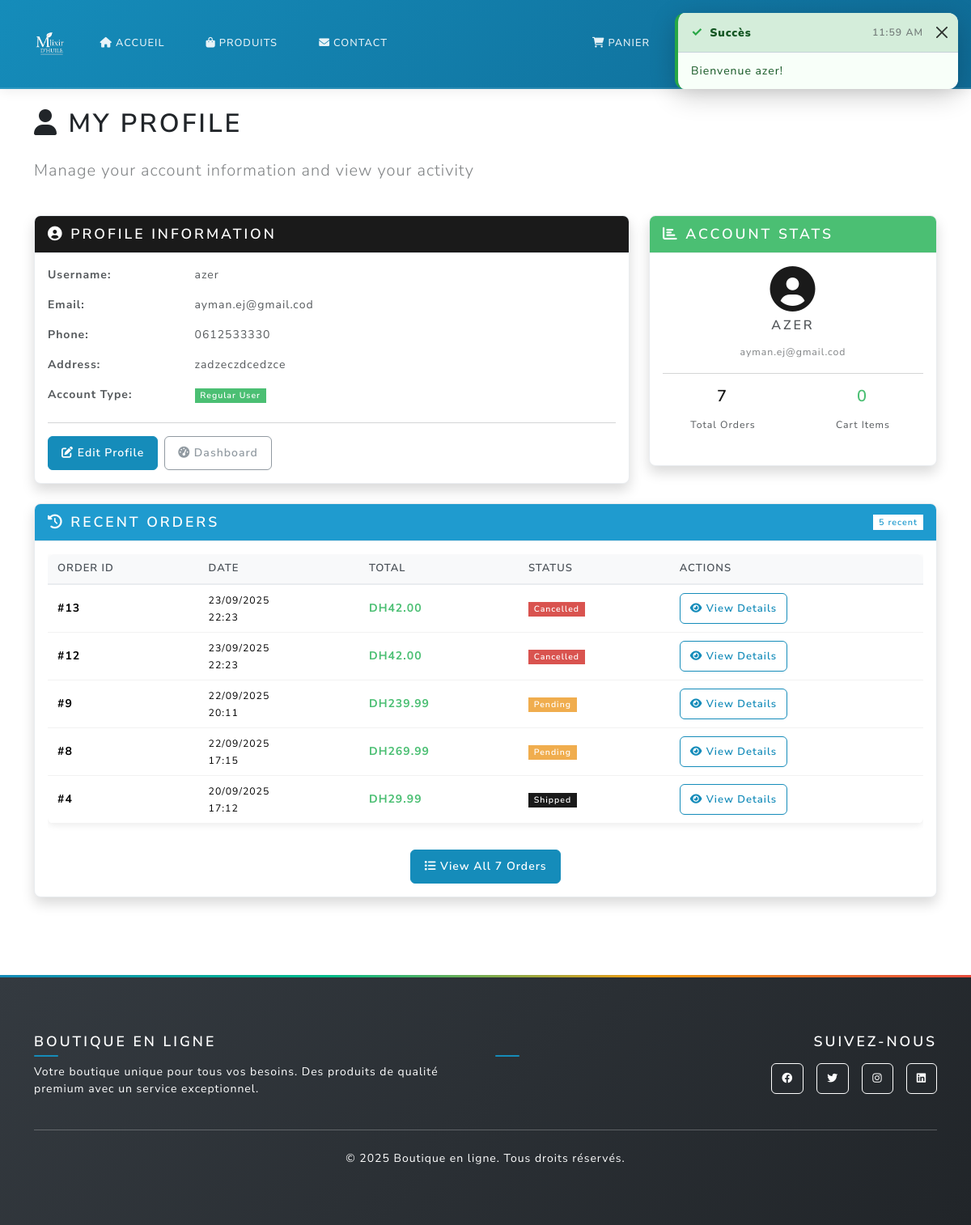
Before: /profile (signed in) with the older database file.
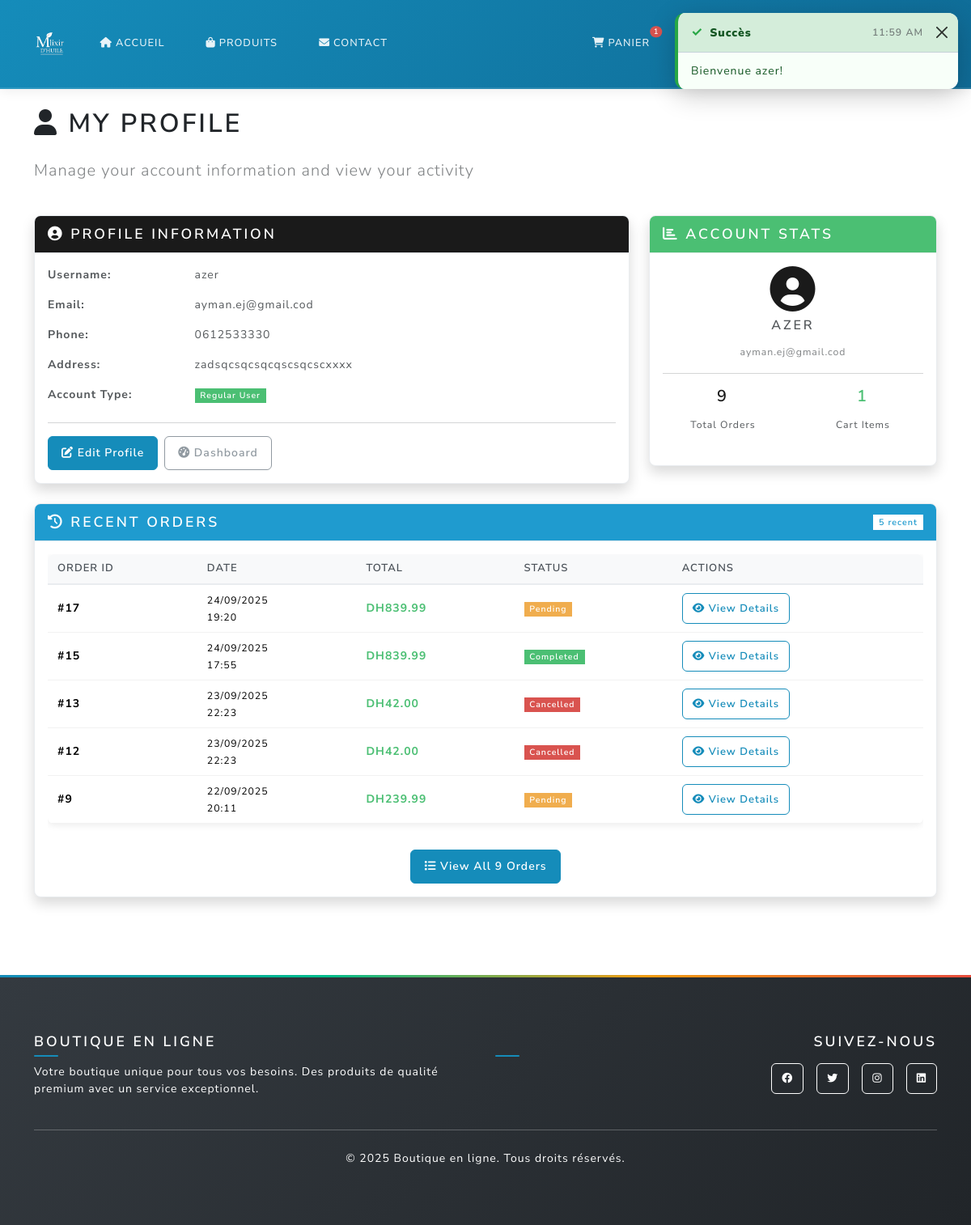
After: the same page with the newer database file.
### main.py (models this page shows, shortened)
class User(UserMixin, db.Model):
    id = db.Column(db.Integer, primary_key=True)
    username = db.Column(db.String(80), unique=True, nullable=False)
    email = db.Column(db.String(120), unique=True, nullable=False)
    password_hash = db.Column(db.String(120), nullable=False)
    phone = db.Column(db.String(20), nullable=True)
    address = db.Column(db.Text, nullable=True)
    is_admin = db.Column(db.Boolean, default=False)
    orders = db.relationship('Order', backref='user', lazy=True)

class Order(db.Model):
    id = db.Column(db.Integer, primary_key=True)
    user_id = db.Column(db.Integer, db.ForeignKey('user.id'), nullable=False)
    total = db.Column(db.Float, nullable=False)
    status = db.Column(db.String(20), default='pending')
    created_at = db.Column(db.DateTime, default=db.func.current_timestamp())

### main.py (the view)
@app.route('/profile')
@login_required
def profile():
    orders_count = Order.query.filter_by(user_id=current_user.id).count()
    recent_orders = Order.query.filter_by(user_id=current_user.id)\
        .order_by(Order.created_at.desc()).limit(5).all()
    return render_template('profile.html',
                         user=current_user,
                         orders_count=orders_count,
                         recent_orders=recent_orders)

### main.py (called while the page is built, shortened)
@login_manager.user_loader
def load_user(user_id):
    return User.query.get(int(user_id))

@app.context_processor
def inject_toast_messages():
    toast_message = session.pop('toast_message', None)
    toast_type = session.pop('toast_type', None)
    return {
        'toast_message': toast_message,
        'toast_type': toast_type or 'info'
    }

@app.context_processor
def inject_cart_count():
    if current_user.is_authenticated:
        try:
            from sqlalchemy import inspect
            inspector = inspect(db.engine)
            if 'cart' in inspector.get_table_names():
                cart_count = Cart.query.filter_by(user_id=current_user.id).count()
                cart_total_quantity = db.session.query(db.func.sum(Cart.quantity))\
                    .filter_by(user_id=current_user.id).scalar() or 0
                return {
                    'cart_count': cart_count,
                    'cart_total_quantity': int(cart_total_quantity)
                }
        except Exception:
            pass
    return {'cart_count': 0, 'cart_total_quantity': 0}

def get_shipping_settings():
    settings = ShippingSettings.query.first()
    return settings

### templates/profile.html (shortened to what the changed rows need)
{% extends "base.html" %}
{% block content %}
<div class="container py-4">
  <div class="row">
    <div class="col-12">
      <h1 class="mb-4"><i class="fas fa-user"></i> My Profile</h1>
    </div>
  </div>
  <div class="row mb-4">
    <div class="col-md-8">
      <div class="card shadow">
        <div class="card-body">
          <div class="row mb-3">
            <div class="col-sm-3">
              <strong>Username:</strong>
            </div>
            <div class="col-sm-9">{{ user.username }}</div>
          </div>
          <div class="row mb-3">
            <div class="col-sm-3">
              <strong>Email:</strong>
            </div>
            <div class="col-sm-9">{{ user.email }}</div>
          </div>
          <div class="row mb-3">
            <div class="col-sm-3">
              <strong>Phone:</strong>
            </div>
            <div class="col-sm-9">{{ user.phone or 'Not provided' }}</div>
          </div>
          <div class="row mb-3">
            <div class="col-sm-3">
              <strong>Address:</strong>
            </div>
            <div class="col-sm-9">{{ user.address or 'Not provided' }}</div>
          </div>
        </div>
      </div>
    </div>
    <div class="col-md-4">
      <div class="card shadow">
        <div class="card-body">
          <div class="text-center mb-3">
            <i class="fas fa-user-circle fa-4x text-primary mb-2"></i>
            <h6>{{ user.username }}</h6>
            <small class="text-muted">{{ user.email }}</small>
          </div>
          <div class="row text-center">
            <div class="col-6">
              <h4 class="text-primary">{{ orders_count|default(0) }}</h4>
              <small>Total Orders</small>
            </div>
            <div class="col-6">
              <h4 class="text-success">{{ cart_total_quantity|default(0) }}</h4>
              <small>Cart Items</small>
            </div>
          </div>
        </div>
      </div>
    </div>
  </div>
  <div class="row">
    <div class="col-12">
      <div class="card shadow">
        <div class="card-body">
          {% if recent_orders %}
          <div class="table-responsive">
            <table class="table table-hover">
              <thead>
                <tr>
                  <th>Order ID</th>
                  <th>Date</th>
                  <th>Total</th>
                  <th>Status</th>
                  <th>Actions</th>
                </tr>
              </thead>
              <tbody>
                {% for order in recent_orders %}
                <tr>
                  <td><strong>#{{ order.id }}</strong></td>
                  <td>
                    <small>
                      {{ order.created_at.strftime('%d/%m/%Y') if order.created_at else 'N/A' }}<br>
                      {{ order.created_at.strftime('%H:%M') if order.created_at else '' }}
                    </small>
                  </td>
                  <td><strong class="text-success">DH{{ "%.2f"|format(order.total) }}</strong></td>
                  <td>
                    {% if order.status == 'pending' %}
                      <span class="badge bg-warning">Pending</span>
                    {% elif order.status == 'processing' %}
                      <span class="badge bg-info">Processing</span>
                    {% elif order.status == 'shipped' %}
                      <span class="badge bg-primary">Shipped</span>
                    {% elif order.status == 'delivered' %}
                      <span class="badge bg-success">Delivered</span>
                    {% elif order.status == 'completed' %}
                      <span class="badge bg-success">Completed</span>
                    {% elif order.status == 'cancelled' %}
                      <span class="badge bg-danger">Cancelled</span>
                    {% else %}
                      <span class="badge bg-secondary">{{ order.status.title() }}</span>
                    {% endif %}
                  </td>
                  <td>
                    <a href="{{ url_for('order_detail', order_id=order.id) }}"
                       class="btn btn-sm btn-outline-primary">
                      <i class="fas fa-eye"></i> View Details
                    </a>
                  </td>
                </tr>
                {% endfor %}
              </tbody>
            </table>
          </div>
          {% if orders_count > 5 %}
          <div class="text-center mt-3">
            <a href="{{ url_for('dashboard') }}" class="btn btn-primary">
              <i class="fas fa-list"></i> View All {{ orders_count }} Orders
            </a>
          </div>
          {% endif %}
          {% endif %}
        </div>
      </div>
    </div>
  </div>
</div>
{% endblock %}

Changed rows visible on the page:
no longer on this page (row unchanged): Order: id "8", created_at "22/09/2025", created_at "17:15", total "269.99", status "Pending"
no longer on this page (row unchanged): Order: id "4", created_at "20/09/2025", created_at "17:12", total "29.99", status "Shipped"
changed User "AZER": address "zadzeczdcedzce" → "zadsqcsqcsqcqscsqcscxxxx"
added Order: id "17", created_at "24/09/2025", created_at "19:20", total "839.99", status "Pending"
added Order: id "15", created_at "24/09/2025", created_at "17:55", total "839.99", status "Completed"
Other visible differences:
{{ cart_total_quantity }}: (not shown) → "1"
{{ orders_count|default(0) }}: "7" → "9"
{{ cart_total_quantity|default(0) }}: "0" → "1"
{{ orders_count }}: "7" → "9"
